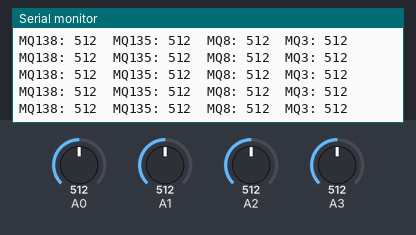
A sketch run on a simulated Arduino Uno, built with avr-gcc and run on an emulated ATmega328P. Shown: the last lines printed to the serial monitor. The inputs (shaded band) are chosen by the test bench; at power-on: A0 = 512, A1 = 512, A2 = 512, A3 = 512.

Above: at 1.2 s.
1.3 s: A0 set to 110
At 1.33 s:
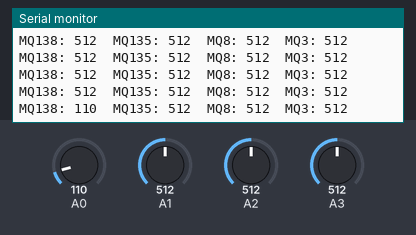
4.3 s: A0 set to 90
At 4.37 s:
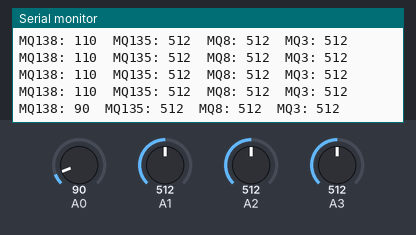
Timing chart, 0 to 7.3 s (numbered marks = the images above; inputs shaded):
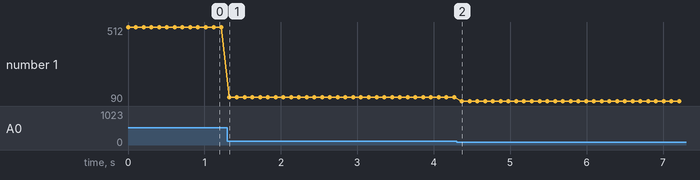

The sketch:

Olfactory.ino
```cpp
volatile int MQ138;
volatile int MQ135;
volatile int MQ8;
volatile int MQ3;

void setup(){
  MQ138 = 0;
  MQ135 = 0;
  MQ8 = 0;
  MQ3 = 0;
  Serial.begin(9600);
}

void loop(){
  MQ138 = analogRead(A0);
  MQ135 = analogRead(A1);
  MQ8 = analogRead(A2);
  MQ3 = analogRead(A3);
  //Serial.write(MQ3);
  Serial.println(String("MQ138: ") + String(MQ138) + String("  ") + String("MQ135: ") + String(MQ135) + String("  ") + String("MQ8: ") + String(MQ8) + String("  ") + String("MQ3: ") + String(MQ3));
  //Serial.println(MQ8);
  delay(100);

}
```

Measured:
- after the input at 1.3 s, the serial monitor: prints a new line at once (image 1)
- after the input at 4.3 s, the serial monitor: prints a new line after 0.07 s (image 2)
- plotted number 1: 512 → 110 after the input at 1.3 s, 110 → 90 after the input at 4.3 s
